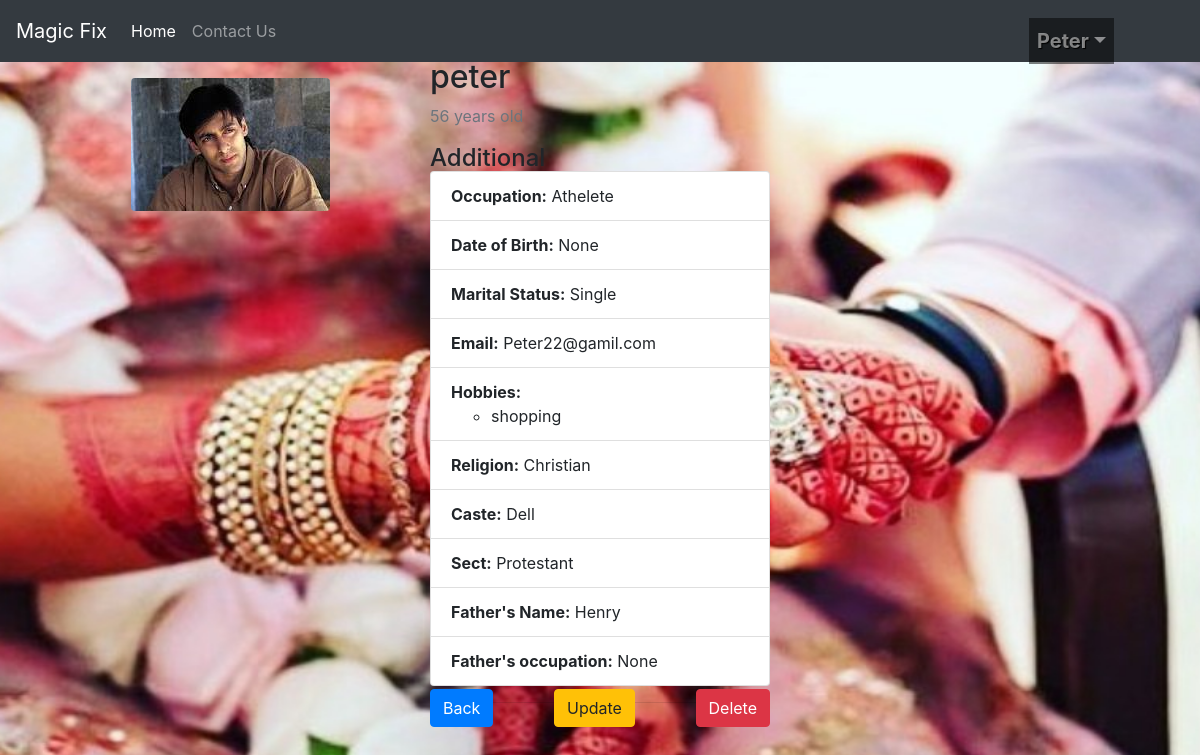
The app's page /1/profile_detail/ (signed in) with its own data.
### app/models.py (models this page shows, shortened)
class profile(models.Model):
    name = models.CharField(max_length=100)
    GENDER_CHOICES=[
        ('M','Male'),
        ('F','Female')
    ]
    user = models.ForeignKey(User, blank=True, null=True, on_delete=models.CASCADE)
    profile_pic=models.ImageField(null=True, blank=True)
    email = models.EmailField(max_length=200,unique=True)
    age=models.IntegerField()
    gender=models.CharField(max_length=10, choices=GENDER_CHOICES)
    occupation=models.CharField(max_length=100,null=True, blank=True)
    date_of_birth=models.DateField(null=True)
    is_married=models.BooleanField(default=False)
    religion=models.ForeignKey(Religion,on_delete=models.CASCADE, related_name='profiles', null=True)
    sect=models.ForeignKey(Sect,on_delete=models.CASCADE, related_name='profiles', null=True)
    caste=models.ForeignKey(Caste,on_delete=models.CASCADE, related_name='profiles', null=True)
    hobbies=models.ManyToManyField(Hobby, related_name='profiles')
    father=models.OneToOneField(FatherProfile, on_delete=models.CASCADE, related_name='dependant', null=True)

class Hobby(models.Model):
    name = models.CharField(max_length=100)
    class Meta:
        verbose_name_plural = 'Hobbies'
    def __str__(self):
        return self.name

class Religion(models.Model):
    name = models.CharField(max_length=100)
    def __str__(self):
        return self.name

class Caste(models.Model):
    name = models.CharField(max_length=100)
    def __str__(self):
        return self.name

class Sect(models.Model):
    name = models.CharField(max_length=100)
    religion=models.ForeignKey(Religion,on_delete=models.CASCADE, related_name='sects')
    def __str__(self):
        return self.name

class FatherProfile(models.Model):
    name = models.CharField(max_length=100)
    occupation=models.CharField(max_length=100,null=True, blank=True)

### app/views.py (the view)
# urls.py: path('<int:profile_id>/profile_detail/', views.ProfileDetailView, name='profile_detail'), #READ
@login_required
def ProfileDetailView(request, profile_id):
    profile_obj = get_object_or_404(profile, id=profile_id)
    print(f"Profile Picture URL: {profile_obj.profile_pic.url}")
    print(f"Profile ID: {profile_id}")
    send_message_url = reverse('app:send_message', args=[profile_obj.id])
    return render(request, 'app/profile_detail.html', {'profile_obj': profile_obj,'send_message_url':send_message_url})

### app/templates/app/profile_detail.html (shortened to what this page needs)
{% extends 'base.html' %}
{% load static %}
{% block content %}
<div class="container mt-2">
    <div class="row">
        <div class="col-sm-4">
            <img src="{{ profile_obj.profile_pic.url }}" class="rounded mx-auto d-block" alt="Profile picture">
        </div>
        <div class="col-sm-4" style="margin-top: -20px;">
            <h2>{{ profile_obj.name }}</h2>
            <p class="text-muted">{{ profile_obj.age }} years old</p>
            <h4> Additional</h4>
            <ul class="list-group" style="margin-top: -10px;">
                <li class="list-group-item"><strong>Occupation:</strong> {{ profile_obj.occupation }}</li>
                <li class="list-group-item"><strong>Date of Birth:</strong> {{ profile_obj.date_of_birth }}</li>
                <li class="list-group-item"><strong>Marital Status:</strong> {{ profile_obj.is_married|yesno:"Married,Single" }}</li>
                <li class="list-group-item"><strong>Email:</strong> {{ profile_obj.email }}</li>
                <li class="list-group-item"><strong>Hobbies:</strong>
                    <ul>
                        {% for hobby in profile_obj.hobbies.all %}
                        <li>{{ hobby }}</li>
                        {% endfor %}
                    </ul>
                <li class="list-group-item"><strong>Religion:</strong> {{ profile_obj.religion }}</li>
                <li class="list-group-item"><strong>Caste:</strong> {{ profile_obj.caste }}</li>
                <li class="list-group-item"><strong>Sect:</strong> {{ profile_obj.sect}}</li>
                <li class="list-group-item"><strong>Father's Name:</strong> {{ profile_obj.father.name }}</li>
                <li class="list-group-item"><strong>Father's occupation:</strong> {{ profile_obj.father.occupation }}</li>
            </ul>
            <div class="d-flex justify-content-between" style="margin-top: -30px;">
                <a href="{% url 'app:profile_list' %}" class="btn btn-primary ">Back</a>
                <a href="{% url 'app:profile_update' profile_obj.id %}" class="btn btn-warning">Update</a>
                <button class="btn btn-danger" data-toggle="modal" data-target="#deleteModal">Delete</button>
            </div>
        </div>
    </div>
</div>
{% endblock %}

### templates/header.html (shortened to what this page needs)
{% load static %}
<nav class="navbar navbar-expand-lg navbar-dark bg-dark">
  <a class="navbar-brand" href="#">Magic Fix </a>
  <div class="collapse navbar-collapse" id="navbarNav">
    <ul class="navbar-nav">
      <li class="nav-item active">
        <a class="nav-link" href="{% url 'app:profile_list' %}">Home</a>
      </li>
      <li class="nav-item">
        <a class="nav-link" href="{% url 'app:contact' %}">Contact Us</a>
      </li>
    </ul>
      {% if user.is_authenticated %}
      <ul id="logged-in" class="navbar-nav ml-auto">
      <li class="nav-item dropdown">
        <a class="nav-link dropdown-toggle" role="button" data-toggle="dropdown" href="">{{request.user}}</a>
      </li>
      </ul>
      {% endif %}
  </div>
</nav>

### static/css/custom.css (style rules this page uses)
#bg { background-repeat:no-repeat; background-position: top; background-size: 1900px 920px; background-attachment:fixed ; }
#logged-in { position: relative; left: -70px; top: 10px; font-size: 20px; font-weight: bold; color: white; text-decoration: none; text-shadow: 1px 1px 1px #000000; background-color: rgba(0, 0, 0, 0.5); }

### records on screen
profile: profile_pic (picture), name "peter", age "56", occupation "Athelete", date_of_birth "None", is_married "Single", email "Peter22@gamil.com", religion "Christian", caste "Dell", sect "Protestant", father.name "Henry", father.occupation "None"
Hobby: name "shopping"

### other values on screen
{{ request.user }} "Peter"
